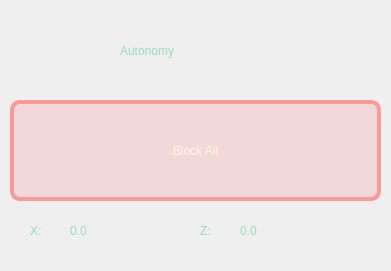
     <widget class="QFrame" name="frame_13">
      <property name="geometry">
       <rect>
        <x>1290</x>
        <y>710</y>
        <width>391</width>
        <height>271</height>
       </rect>
      </property>
      <property name="styleSheet">
       <string notr="true">QFrame {
    border-radius: 20px;
    border: 0px solid rgba(114, 255, 197, 255);
    background: qlineargradient(
        x1:0, y1:0,
        x2:1, y2:1,
        stop:0 rgb(52, 66, 66),
        stop:1 rgb(43, 56, 56)
    );
}</string>
      </property>
      <property name="frameShape">
       <enum>QFrame::StyledPanel</enum>
      </property>
      <property name="frameShadow">
       <enum>QFrame::Raised</enum>
      </property>
      <widget class="QPushButton" name="block_all_button_2">
       <property name="geometry">
        <rect>
         <x>10</x>
         <y>100</y>
         <width>371</width>
         <height>101</height>
        </rect>
       </property>
       <property name="styleSheet">
        <string notr="true">QPushButton {
    background-color: rgba(247, 172, 172, 0.35);
	color: rgba(255, 251, 227, 255);
    border: 4px solid #fc9997;
    border-radius: 10px;
    padding: 6px 12px;
    font: 75 20pt &quot;Monospace&quot;;
}

QPushButton:hover {
    background-color: #ee3a3a;
    color: #ffffff;
    border: 0px solid #2F299E;
}

QPushButton:pressed {
    background-color: rgba(247, 172, 172, 0.5);
	color: rgba(255, 251, 227, 255);
    border: 4px solid #fc9997;
}</string>
       </property>
       <property name="text">
        <string>Block All</string>
       </property>
      </widget>
      <widget class="QFrame" name="frame_32">
       <property name="geometry">
        <rect>
         <x>10</x>
         <y>10</y>
         <width>371</width>
         <height>81</height>
        </rect>
       </property>
       <property name="styleSheet">
        <string notr="true">QFrame {
    border-radius: 20px;
    border: 0px solid rgba(114, 255, 197, 255);
    background: qlineargradient(
        x1:0, y1:0,
        x2:1, y2:1,
        stop:0 rgb(42, 56, 56),
        stop:1 rgb(23, 36, 36)
    );
}</string>
       </property>
       <property name="frameShape">
        <enum>QFrame::StyledPanel</enum>
       </property>
       <property name="frameShadow">
        <enum>QFrame::Raised</enum>
       </property>
       <widget class="QLabel" name="manual_control_label_16">
        <property name="geometry">
         <rect>
          <x>110</x>
          <y>20</y>
          <width>211</width>
          <height>41</height>
         </rect>
        </property>
        <property name="styleSheet">
         <string notr="true">color:rgb(150, 220, 190);
font: 75 25pt &quot;Monospace&quot;;
background-color: transparent;</string>
        </property>
        <property name="text">
         <string>Autonomy</string>
        </property>
       </widget>
       <widget class="QWidget" name="verticalLayoutWidget_22">
        <property name="geometry">
         <rect>
          <x>20</x>
          <y>10</y>
          <width>61</width>
          <height>61</height>
         </rect>
        </property>
        <layout class="QVBoxLayout" name="verticalLayout_22">
         <item>
          <widget class="QWidget" name="autonomy_diode_2" native="true"/>
         </item>
        </layout>
       </widget>
      </widget>
      <widget class="QFrame" name="frame_33">
       <property name="geometry">
        <rect>
         <x>10</x>
         <y>210</y>
         <width>371</width>
         <height>51</height>
        </rect>
       </property>
       <property name="styleSheet">
        <string notr="true">QFrame {
    border-radius: 20px;
    border: 0px solid rgba(114, 255, 197, 255);
    background: qlineargradient(
        x1:0, y1:0,
        x2:1, y2:1,
        stop:0 rgb(42, 56, 56),
        stop:1 rgb(23, 36, 36)
    );
}</string>
       </property>
       <property name="frameShape">
        <enum>QFrame::StyledPanel</enum>
       </property>
       <property name="frameShadow">
        <enum>QFrame::Raised</enum>
       </property>
       <widget class="QLabel" name="manual_control_label_17">
        <property name="geometry">
         <rect>
          <x>20</x>
          <y>0</y>
          <width>41</width>
          <height>41</height>
         </rect>
        </property>
        <property name="styleSheet">
         <string notr="true">color:rgb(150, 220, 190);
font: 75 25pt &quot;Monospace&quot;;
background-color: transparent;</string>
        </property>
        <property name="text">
         <string>X: </string>
        </property>
       </widget>
       <widget class="QLabel" name="manual_control_label_18">
        <property name="geometry">
         <rect>
          <x>190</x>
          <y>0</y>
          <width>41</width>
          <height>41</height>
         </rect>
        </property>
        <property name="styleSheet">
         <string notr="true">color:rgb(150, 220, 190);
font: 75 25pt &quot;Monospace&quot;;
background-color: transparent;</string>
        </property>
        <property name="text">
         <string>Z: </string>
        </property>
       </widget>
       <widget class="QLabel" name="chassis_x_2">
        <property name="geometry">
         <rect>
          <x>60</x>
          <y>0</y>
          <width>121</width>
          <height>41</height>
         </rect>
        </property>
        <property name="styleSheet">
         <string notr="true">color:rgb(150, 220, 190);
font: 75 25pt &quot;Monospace&quot;;
background-color: transparent;</string>
        </property>
        <property name="text">
         <string>0.0</string>
        </property>
       </widget>
       <widget class="QLabel" name="chassis_z_2">
        <property name="geometry">
         <rect>
          <x>230</x>
          <y>0</y>
          <width>121</width>
          <height>41</height>
         </rect>
        </property>
        <property name="styleSheet">
         <string notr="true">color:rgb(150, 220, 190);
font: 75 25pt &quot;Monospace&quot;;
background-color: transparent;</string>
        </property>
        <property name="text">
         <string>0.0</string>
        </property>
       </widget>
      </widget>
     </widget>
